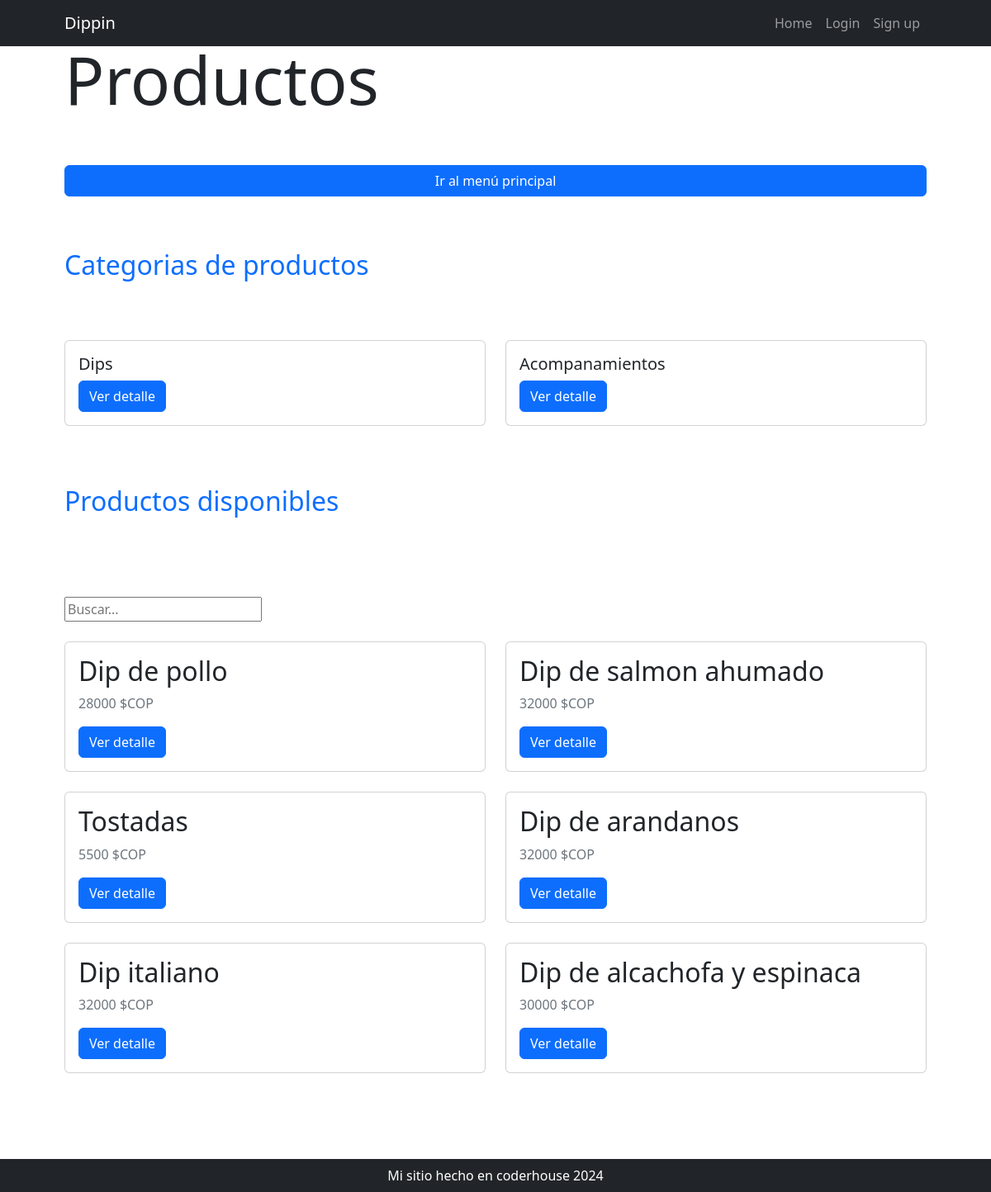
The app's page /producto/home/ with its own data.
### producto/models.py (models this page shows, shortened)
class ProductoCategoria(models.Model):
    nombre = models.CharField(max_length=200, unique=True)
    descripcion = models.CharField(max_length=250, null=True, blank = True, verbose_name="descripcion")
    class Meta:
        verbose_name="categoria de productos"
        verbose_name_plural="categorias de productos"

class Producto(models.Model):
    categoria_producto = models.ForeignKey(ProductoCategoria, on_delete=models.SET_NULL, blank=True, null=True, verbose_name="Categoria de producto")
    nombre = models.CharField(max_length=200, unique=True)
    descripcion = models.CharField(max_length=250, null=True, blank = True, verbose_name="descripcion")
    precio = models.PositiveIntegerField()
    stock_disponible=models.FloatField(default=0)
    imagen = models.ImageField(upload_to="imagenes/", null=True, blank=True)
    fecha_actualizacion = models.DateField(null=True, blank=True, default=timezone.now, editable=False, verbose_name="Fecha de actualizacion")
    class Meta:
        verbose_name="producto"
        verbose_name_plural="productos"

### producto/views.py (the view)
# urls.py: path("home/", views.home, name="home"),
def home(request):
    consulta_productos = request.GET.get("consulta_productos", None)
    if consulta_productos:
        print(consulta_productos)
        query = models.Producto.objects.filter(nombre__icontains=consulta_productos)
    else:
        query = models.Producto.objects.all()
    consulta_categorias = models.ProductoCategoria.objects.all()
    context = {"categorias":consulta_categorias, "productos":query}
    return render(request, "producto/index.html", context)

### producto/templates/producto/index.html (shortened to what this page needs)
{% extends 'core/base.html' %}
{% block titulo %}
{% include 'core/components/titulo1.html' with titulo="Productos" %}
{% endblock titulo %}
{% block contenido %}
<div class="d-flex flex-column">
    <a href="{% url 'core:home' %}" class="btn btn-primary mb-3">Ir al menú principal</a>
</div>
<div class="row align-items-center my-5">
    <h1 class="pb-lg-3 text-primary fs-2">
        Categorias de productos
    </h1>
</div>
<div class="row row-cols-1 row-cols-md-2">
    {% for categoria in categorias %}
        <div class="col mb-4">
            <div class="card">
                <div class="card-body">
                    <h5 class="card-title">{{ categoria.nombre }}</h5>
                    <a href="{% url 'producto:categoria_detail' categoria.id %}" class="btn btn-primary ">Ver detalle</a>
                </div>
            </div>
        </div>
    {% endfor %}
</div>
<div class="row align-items-center my-5">
    <h1 class="pb-lg-3 text-primary fs-2">
        Productos disponibles
    </h1>
</div>
<div class="py-lg-4">
    <form action="{% url 'producto:home' %}" method="get">
        <input type="text" name="consulta_productos" placeholder="Buscar...">
    </form>
</div>
<div class="row row-cols-1 row-cols-md-2">
    {% for producto in productos %}
        <div class="col mb-4">
            <div class="card">
                <div class="card-body">
                    <h2 class="card-title">{{ producto.nombre }}</h2>
                    <p class="card-text text-muted">{{ producto.precio }} $COP</p>
                    <a href="{% url 'producto:producto_detail' producto.id %}" class="btn btn-primary ">Ver detalle</a>
                </div>
            </div>
        </div>
    {% endfor %}
</div>
<div class="row align-items-center my-5">
    <h1 class="pb-lg-3 text-primary fs-2">
    </h1>
</div>
{% endblock contenido %}

### records on screen
ProductoCategoria: nombre "Dips"
ProductoCategoria: nombre "Acompanamientos"
Producto: nombre "Dip de pollo", precio "28000"
Producto: nombre "Dip de salmon ahumado", precio "32000"
Producto: nombre "Tostadas", precio "5500"
Producto: nombre "Dip de arandanos", precio "32000"
Producto: nombre "Dip italiano", precio "32000"
Producto: nombre "Dip de alcachofa y espinaca", precio "30000"

### other values on screen
{{ titulo }} "Productos"
